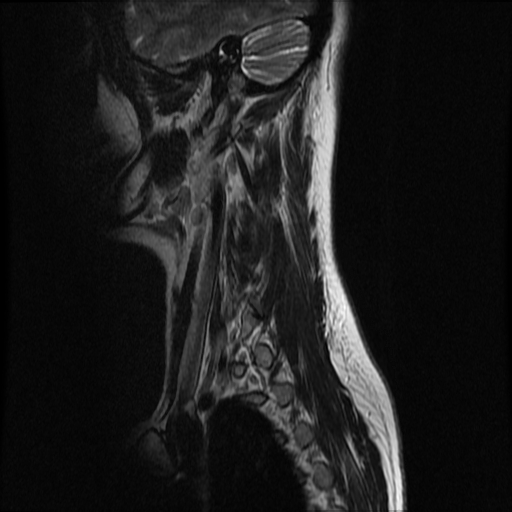
#> input picture data/1/00001_1.2.840.113619.2.312.6945.3553630.16982.1642732646.605.jpg, 512 x 512 px
$ python -i detector.py   (imports and definitions only)
#> lines starting #> are read from the running program, lines starting #| are printed output that depends on the picture; after the words box and inside, x2 and y2 are one past the last pixel; in counts of white or black regions, pixels touching at a corner belong together
#> further down, picture is the input picture: shape (512, 512); min 0, max 255, mean 29.3
import os
import sys
PROJECT_ROOT = os.path.dirname(os.path.dirname(os.path.abspath(__file__)))
sys.path.insert(0, PROJECT_ROOT)
import json
import joblib
import numpy as np
import cv2
import matplotlib
# [1 line not run here, left out]
import matplotlib.pyplot as plt
from datetime import datetime
from skimage import measure
from skimage.filters import threshold_otsu
from models.architectures import (
    RealCNNClassifier,generate_gradcam)

from preprocessing.image_processing import preprocess_image

# ============================================================
# LABELS
# ============================================================
SEVERITY_LABELS = ["Normal", "Mild", "Moderate", "Severe"]
PROBLEM_LABELS  = ["Normal", "Disc Herniation", "Stenosis", "Degenerative"]


# ============================================================
# SEGMENTATION
# ============================================================

def unet_segment(gray, morph_iter=4, min_area=500):
#> called with morph_iter = 4, min_area = 500
    blurred = cv2.GaussianBlur(gray, (5,5), 0)
    t = threshold_otsu(blurred)
#> t = 63
    binary = (blurred > t).astype(np.uint8)
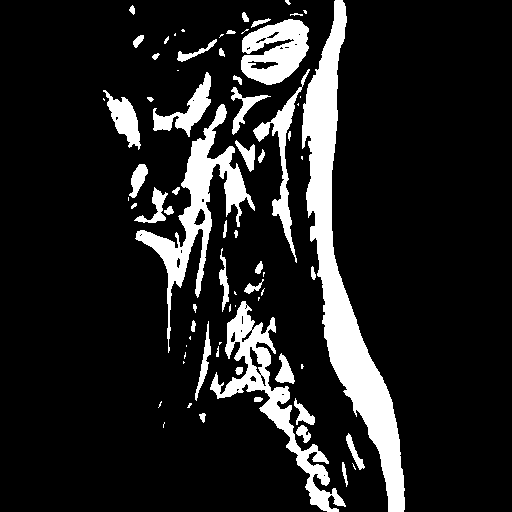
#> binary: shape (512, 512); values 0 (black) and 1 (white), 13.5% white; 74 white regions (28 under 20 px), largest, box (x1, y1, x2, y2) and area: (302, 0, 405, 512) 13353, (135, 104, 255, 353) 5555, (210, 301, 346, 512) 5013
    kernel = cv2.getStructuringElement(
        cv2.MORPH_ELLIPSE,
        (5,5)
    )
    binary = cv2.morphologyEx(
        binary,
        cv2.MORPH_CLOSE,
        kernel,
        iterations=morph_iter
    )
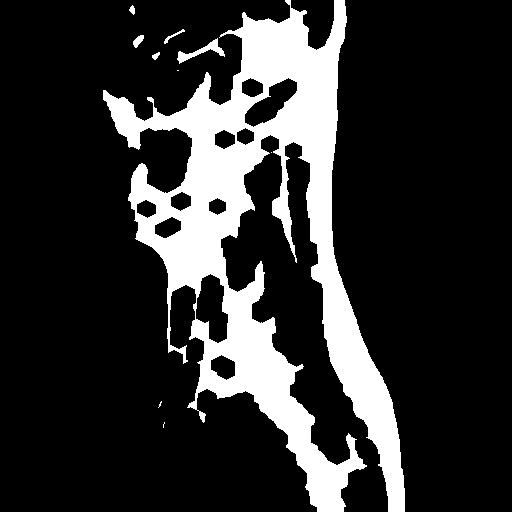
#> binary: shape (512, 512); values 0 (black) and 1 (white), 18.8% white; 10 white regions (4 under 20 px)
    labeled = measure.label(binary)
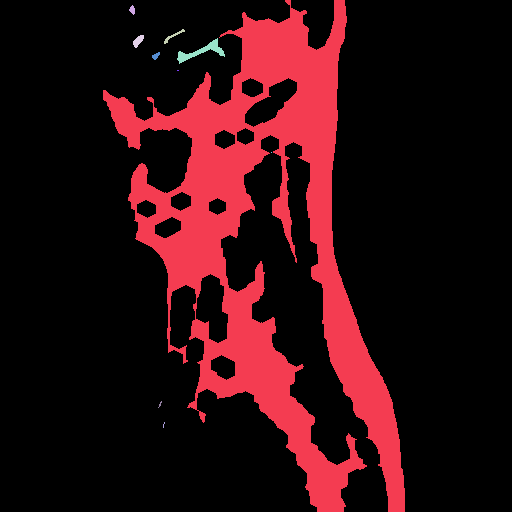
#> labeled: shape (512, 512) int64; 11 distinct labels, from 0 to 10; one colour per label, 0 black
    regions = measure.regionprops(labeled)
#> regions = 10 regions; largest, box (x1, y1, x2, y2) and area: (103, 0, 405, 512) 48796, (177, 38, 225, 64) 340, (133, 35, 144, 48) 82, (164, 29, 185, 44) 64, (129, 5, 135, 15) 38
    mask = np.zeros_like(gray, dtype=np.uint8)
    if len(regions) == 0:
        return mask
    h, w = gray.shape
#> h = 512; w = 512
    cx = w // 2
#> cx = 256
    best_region = None
    best_score = 1e9
    for r in regions:
        y, x = r.centroid
        distance = abs(x - cx)
        score = distance
        if score < best_score:
            best_score = score
            best_region = r
#> this loop made 10 passes
#> (y, x, distance, score, best_score) on pass 1: (242.3, 267.5, 11.53, 11.53, 11.53)
#> (y, x, distance, score) on passes 2 to 7: (9.5, 131.9, 124.1, 124.1), (35.64, 172.8, 83.2, 83.2), (40.48, 137.8, 118.2, 118.2), (51.19, 200.9, 55.1, 55.1), (55.49, 155.5, 100.5, 100.5), (70, 177.5, 78.5, 78.5)
#> after the loop, best_score = 11.53
    mask[labeled == best_region.label] = 255
    return mask


# ============================================================
# MSCC
# ============================================================

# [125 lines left out: functions calculate_mscc, generate_heatmap, calculate_cobb_angle, classify_severity, visualize_pipeline, not called in this run]


# ============================================================
# DETECTOR CLASS
# ============================================================

class CervicalSpineDetector:
    # [200 lines left out: functions __init__, predict, batch_detect, not called in this run]


# ============================================================
# MAIN
# ============================================================

# [7 lines not run here, left out]

>>> import cv2
>>> picture = cv2.imread('../data/1/00001_1.2.840.113619.2.312.6945.3553630.16982.1642732646.605.jpg', cv2.IMREAD_GRAYSCALE)
>>> result = unet_segment(picture)
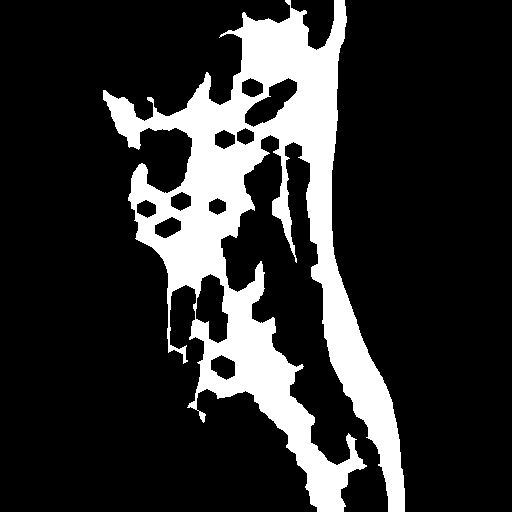
#> result: shape (512, 512); 18.6% white; 1 white region, box (x1, y1, x2, y2) and area: (103, 0, 405, 512) 48796
